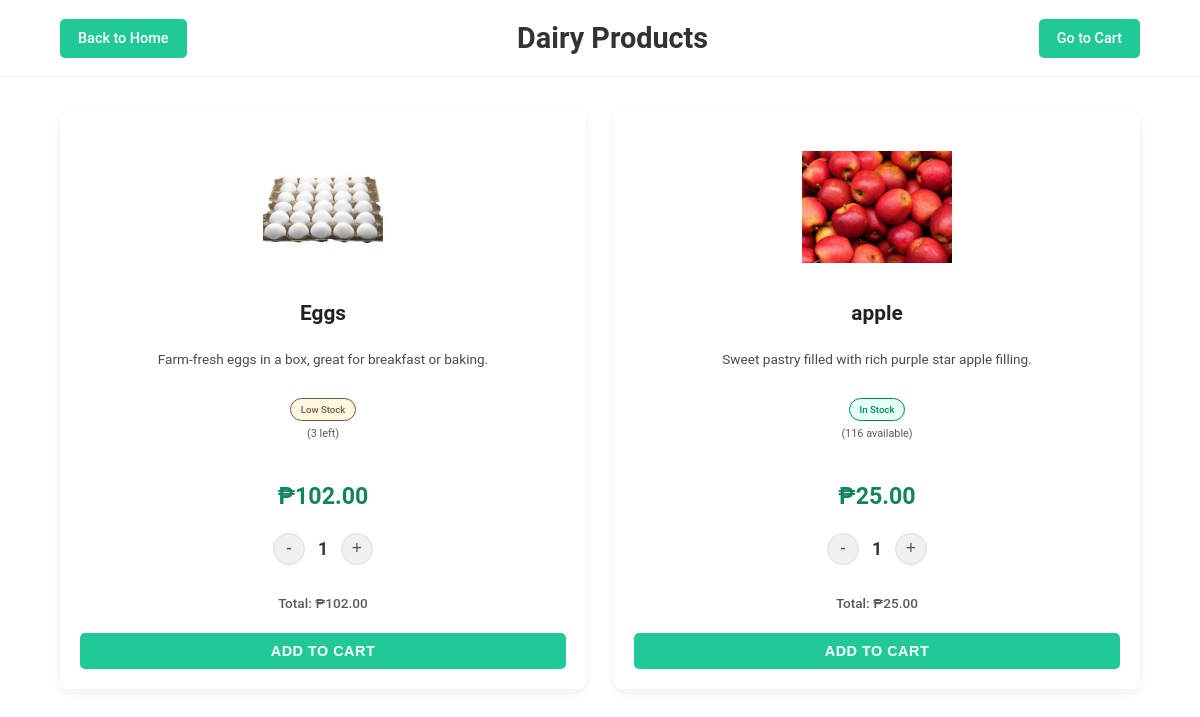
The page /user-dashboard/category/php/dairy.php on the database as committed earlier.
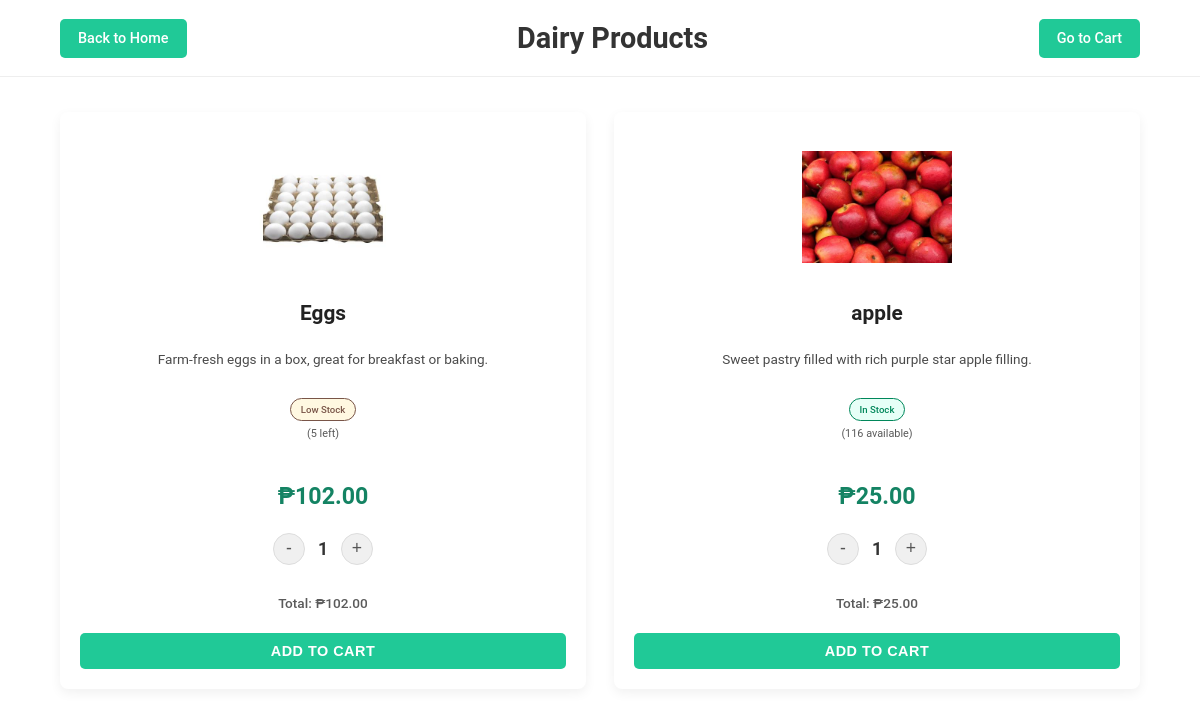
The same page on the database as committed later.
### tables this page shows
CREATE TABLE `products` (
  `id` int(11) NOT NULL,
  `name` varchar(100) NOT NULL,
  `category` varchar(50) NOT NULL,
  `price` decimal(10,2) NOT NULL,
  `unit` varchar(10) NOT NULL,
  `stock` int(11) NOT NULL DEFAULT 0,
  `status` enum('In Stock','Low Stock','Out of Stock') NOT NULL DEFAULT 'In Stock',
  `description` text DEFAULT NULL,
  `image_path` varchar(255) DEFAULT NULL,
  `created_at` timestamp NOT NULL DEFAULT current_timestamp(),
  `updated_at` timestamp NULL DEFAULT NULL ON UPDATE current_timestamp()
);

### user-dashboard/category/php/dairy.php (the view, shortened to what this page needs)
<?php
require_once __DIR__ . '/../../../connect.php';
?>
<!DOCTYPE html>
<html lang="en">
<head>
    <link rel="stylesheet" href="../css/dairy.css">
</head>
<body>
    <header>
        <a href="/fresh1/user-dashboard/user.php" class="nav-button">Back to Home</a>
        <h1 class="category-title">Dairy Products</h1>
        <a href="/fresh1/user-dashboard/cart/cart.php" class="nav-button">Go to Cart</a>
    </header>
    <main class="product-grid">
        <?php
        $sql = "SELECT id, name, description, price, image_path, stock, status FROM products WHERE category = 'Dairy'";
        $result = $conn->query($sql);
        if ($result && $result->num_rows > 0) {
            while ($dairy = $result->fetch_assoc()) {
                $isOutOfStock = ($dairy['status'] === 'Out of Stock' || $dairy['stock'] <= 0);
                $isEffectivelyLowStock = !$isOutOfStock &&
                                         ($dairy['status'] === 'Low Stock' ||
                                          ($dairy['stock'] > 0 && $dairy['stock'] <= LOW_STOCK_THRESHOLD));
                echo "<div class='product-card' data-product-id='" . htmlspecialchars($dairy['id']) . "'>";
                $imagePath = '/fresh1/' . htmlspecialchars($dairy['image_path']);
                echo "<img src='" . $imagePath . "' alt='" . htmlspecialchars($dairy['name']) . "'>";
                echo "<h3>" . htmlspecialchars($dairy['name']) . "</h3>";
                echo "<p class='description'>" . htmlspecialchars($dairy['description']) . "</p>";
                echo "<div class='product-status-info'>";
                if ($isOutOfStock) {
                    echo "<span class='status-badge status-out-of-stock'>Out of Stock</span>";
                } elseif ($isEffectivelyLowStock) {
                    echo "<span class='status-badge status-low-stock'>Low Stock</span>";
                    echo "<span class='stock-left'>(" . htmlspecialchars($dairy['stock']) . " left)</span>";
                } else {
                    echo "<span class='status-badge status-in-stock'>In Stock</span>";
                    echo "<span class='stock-left'>(" . htmlspecialchars($dairy['stock']) . " available)</span>";
                }
                echo "</div>";
                echo "<p class='price' data-price='" . htmlspecialchars($dairy['price']) . "'>₱" . number_format($dairy['price'], 2) . "</p>";
                echo "<div class='quantity-selector'" . ($isOutOfStock ? " style='display:none;'" : "") . ">";
                echo "<button class='quantity-btn minus-btn'>-</button>";
                echo "<span class='quantity-value'>1</span>";
                echo "<button class='quantity-btn plus-btn'>+</button>";
                echo "</div>";
                echo "<p class='total-price'" . ($isOutOfStock ? " style='display:none;'" : "") . ">Total: ₱" . number_format($dairy['price'], 2) . "</p>";
                echo "<button class='add-to-cart-btn'" . ($isOutOfStock ? " disabled" : "") . ">" . ($isOutOfStock ? "Out of Stock" : "Add to Cart") . "</button>";
                echo "</div>";
            }
        } else {
            echo "<p style='text-align:center; grid-column: 1 / -1;'>No dairy products found in this category.</p>";
        }
        ?>
    </main>
</body>
</html>

Rows that differ between the two databases and show on the page:
changed products "Eggs": stock "3" → "5"
